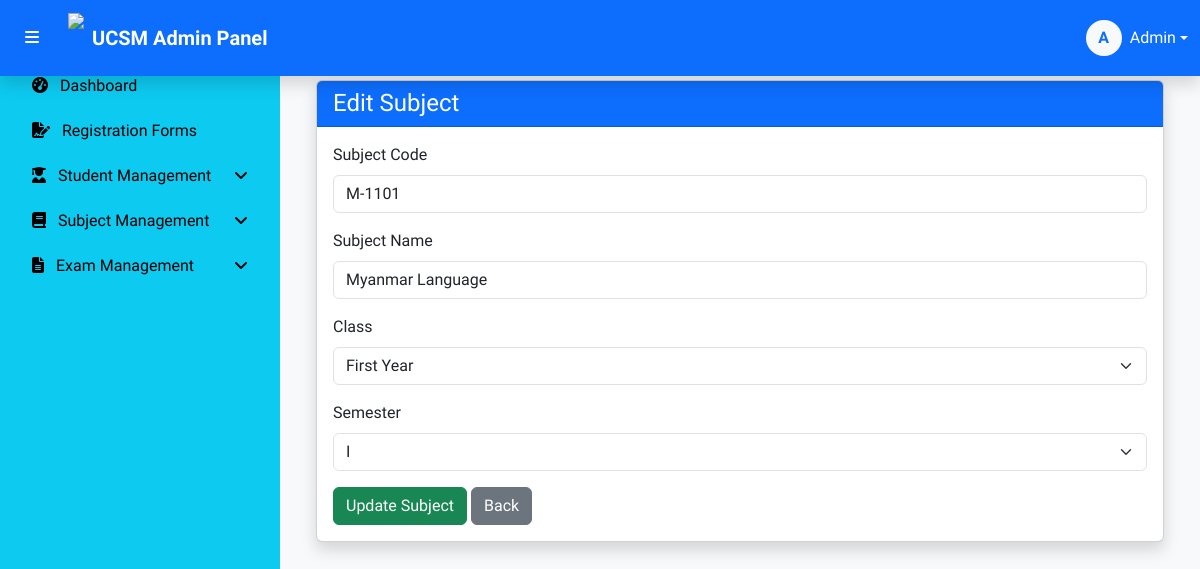
/edit_subject.php?subject_id=6 (signed in), run on the app's committed database.
### tables this page shows
CREATE TABLE `subjects` (
  `subject_id` int(11) NOT NULL,
  `subject_code` varchar(100) NOT NULL,
  `short_name` varchar(100) NOT NULL,
  `subject_name` varchar(255) NOT NULL,
  `sub_subject_name` varchar(100) NOT NULL,
  `academic_year` varchar(250) DEFAULT NULL,
  `credit_unit` int(11) DEFAULT NULL,
  `pre_requisite` varchar(100) DEFAULT NULL,
  `faculty` varchar(100) DEFAULT NULL,
  `specialization` varchar(255) DEFAULT NULL,
  `class` varchar(100) DEFAULT NULL,
  `semester` varchar(100) DEFAULT NULL,
  `type` varchar(50) DEFAULT NULL,
  `created_at` timestamp NOT NULL DEFAULT current_timestamp()
);

### edit_subject.php (the view, shortened to what this page needs)
<?php
require 'includes/admin_header.php';
require 'includes/navbar.php';
require 'includes/sidebar.php';
$subject_id = $_GET['subject_id'];
$stmt = $mysqli->prepare("SELECT * FROM subjects WHERE subject_id = ?");
$stmt->bind_param("i", $subject_id);
$stmt->execute();
$result = $stmt->get_result();
$subject = $result->fetch_assoc();
?>
<div class="main-content p-4" id="mainContent" style="min-height: 100vh;margin-top: 56px;">
    <div class="container">
        <div class="card shadow">
            <div class="card-header bg-primary text-white">
                <h4 class="mb-0">Edit Subject</h4>
            </div>
            <div class="card-body">
                <form method="POST">
                    <div class="mb-3">
                        <label for="subject_code" class="form-label">Subject Code</label>
                        <input type="text" class="form-control" id="subject_code" name="subject_code" value="<?php echo htmlspecialchars($subject['subject_code']); ?>" required>
                    </div>
                    <div class="mb-3">
                        <label for="subject_name" class="form-label">Subject Name</label>
                        <input type="text" class="form-control" id="subject_name" name="subject_name" value="<?php echo htmlspecialchars($subject['subject_name']); ?>" required>
                    </div>
                    <div class="mb-3">
                        <label for="class" class="form-label">Class</label>
                        <select class="form-select" name="class" id="class" required>
                            <?php
                            $classes = ['First Year', 'Second Year', 'Third Year', 'Fourth Year', 'Fifth Year'];
                            foreach ($classes as $cls) {
                                $selected = ($subject['class'] === $cls) ? 'selected' : '';
                                echo "<option value=\"$cls\" $selected>$cls</option>";
                            }
                            ?>
                        </select>
                    </div>
                    <div class="mb-3">
                        <label for="semester" class="form-label">Semester</label>
                        <select class="form-select" name="semester" id="semester" required>
                            <option value="I" <?php if ($subject['semester'] === 'I') echo 'selected'; ?>>I</option>
                        </select>
                    </div>
                    <button type="submit" class="btn btn-success">Update Subject</button>
                    <a href="manage_subjects.php" class="btn btn-secondary">Back</a>
                </form>
            </div>
        </div>
    </div>
</div>
<?php require 'includes/admin_footer.php'; ?>

### admin_header.php (style rules this page uses)
:root { --ucsm-blue: #1a3e8c; --ucsm-gold: #f8b739; }
body { font-family: 'Padauk', sans-serif; background-color: #f8f9fa; }
.main-content { margin-left: 280px; padding-top: 56px; min-height: calc(100vh - 56px); transition: margin-left 0.3s ease; }

### data on the page
subjects: subject_code "M-1101", subject_name "Myanmar Language", semester "I"

### other printed values
substr($admin_name, 0, 1) "A"
$admin_name "Admin"
form field class "First Year"
